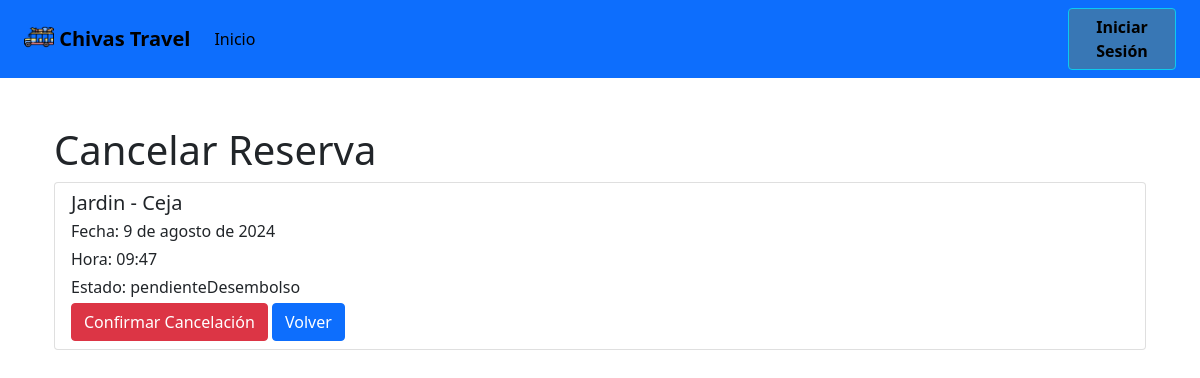
Page /paseos/cancelarReserva/5/ on the committed database.
### paseos/models.py (models this page shows, shortened)
class Reserva(models.Model):
    paseo = models.ForeignKey(Paseo, on_delete=models.CASCADE)
    estado = models.CharField(max_length=100)
    fechaCreacion = models.DateField()
    valor = models.IntegerField()
    paquete = models.ForeignKey(Paquete, on_delete=models.CASCADE, default='none')
    comprobantePago = models.CharField(max_length=200000, default='none')
    persona = models.ForeignKey(Cliente, on_delete=models.CASCADE)

class Paseo(models.Model):
    imagen = models.CharField(max_length=500000, default='default_value')
    origen = models.CharField(max_length=100)
    destino = models.CharField(max_length=100)
    descripcion = models.CharField(max_length=300)
    fecha = models.DateField()
    hora = models.TimeField()
    chiva = models.ForeignKey(Chiva, on_delete=models.CASCADE)
    esquemaCobro = models.ForeignKey(EsquemaCobro, on_delete=models.CASCADE)
    disponibilidad = models.IntegerField()

### paseos/views.py (the view, shortened to what this page needs)
# urls.py: path('cancelarReserva/<int:reserva_id>/', views.cancelarReserva, name='cancelarReserva'),
def cancelarReserva(request, reserva_id):
    reserva = get_object_or_404(Reserva, id=reserva_id)
    return render(request, 'cancelarReserva.html', {'reserva': reserva})

### paseos/templates/cancelarReserva.html (shortened to what this page needs)
<!DOCTYPE html>
<html lang="en">
<head>
    {% load static %}
    <link rel="stylesheet" href="{% static 'styles.css' %}">
</head>
<body>
    {% include 'navbarCliente.html' %}
    <div class="container mt-5">
        <h1>Cancelar Reserva</h1>
        <div class="list-group">
            <div class="list-group-item">
                <h5 class="mb-1">{{ reserva.paseo.origen }} - {{ reserva.paseo.destino }}</h5>
                <p class="mb-1">Fecha: {{ reserva.paseo.fecha }}</p>
                <p class="mb-1">Hora: {{ reserva.paseo.hora }}</p>
                <p class="mb-1">Estado: {{ reserva.estado }}</p>
                <form method="POST" class="form-inline">
                    <button type="submit" class="btn btn-danger">Confirmar Cancelación</button>
                    <a href="{% url 'consultarReserva'%}" class="btn btn-primary">Volver</a>
                </form>
            </div>
        </div>
    </div>
</body>
</html>

### rows in the picture
Reserva: paseo.origen "Jardin", paseo.destino "Ceja", paseo.fecha "9 de agosto de 2024", paseo.hora "09:47", estado "pendienteDesembolso"
